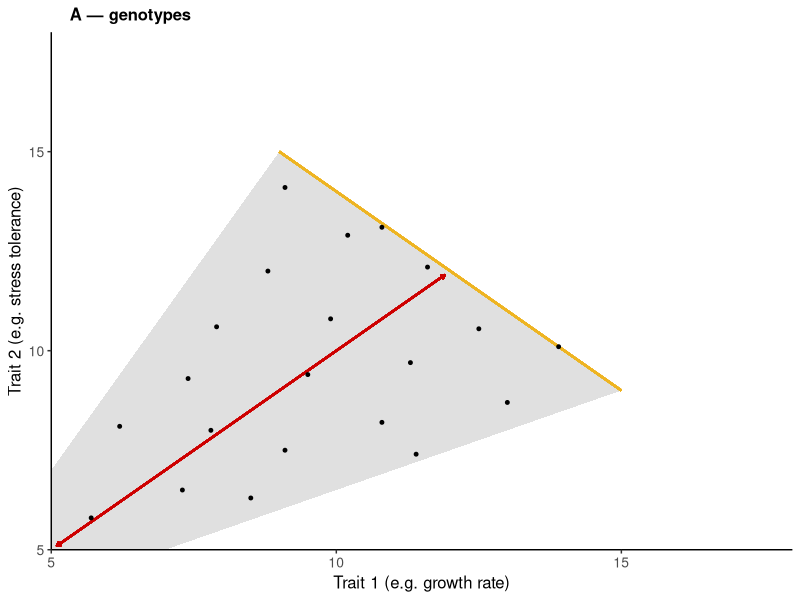
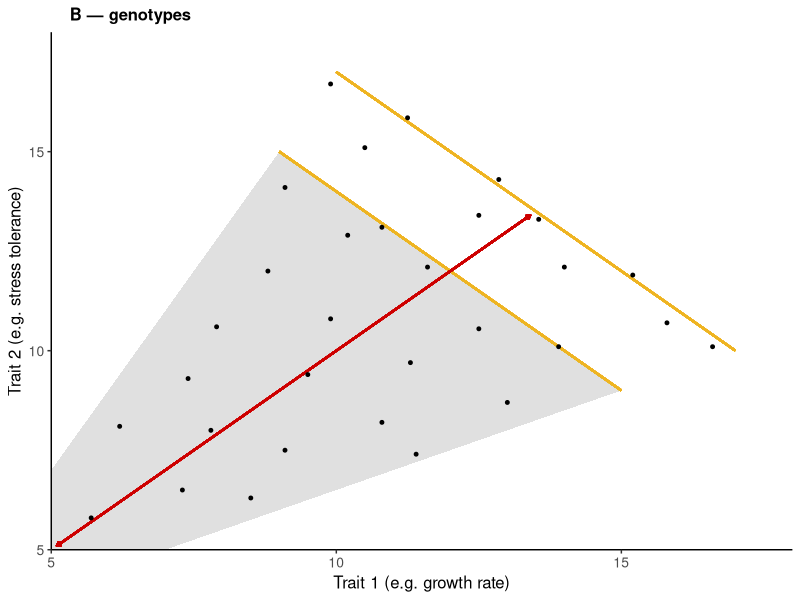
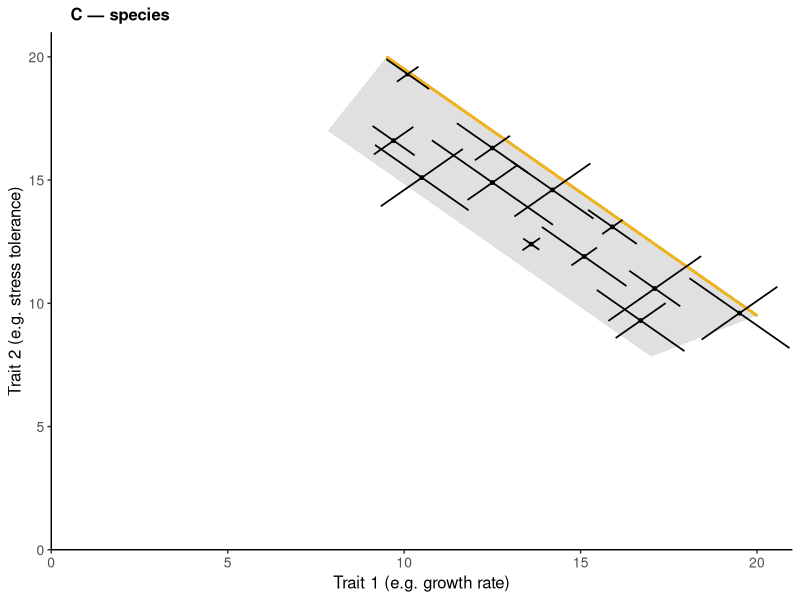
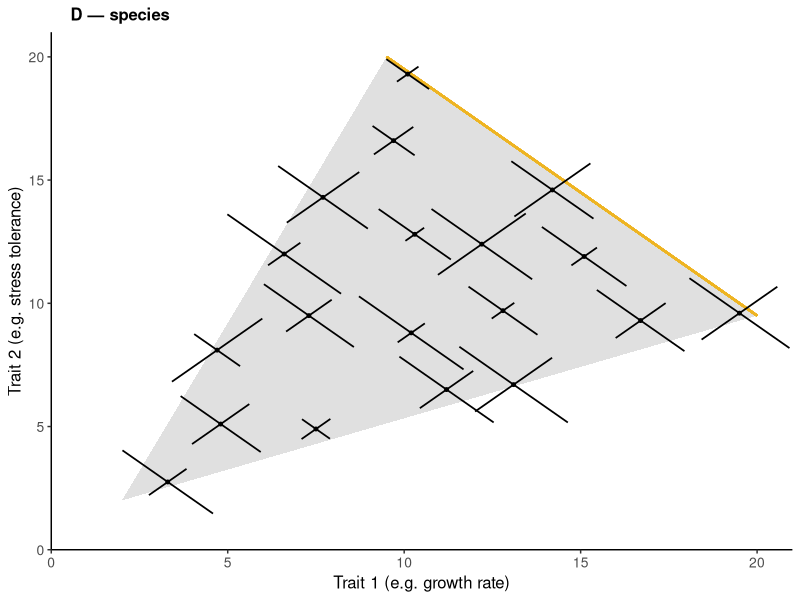
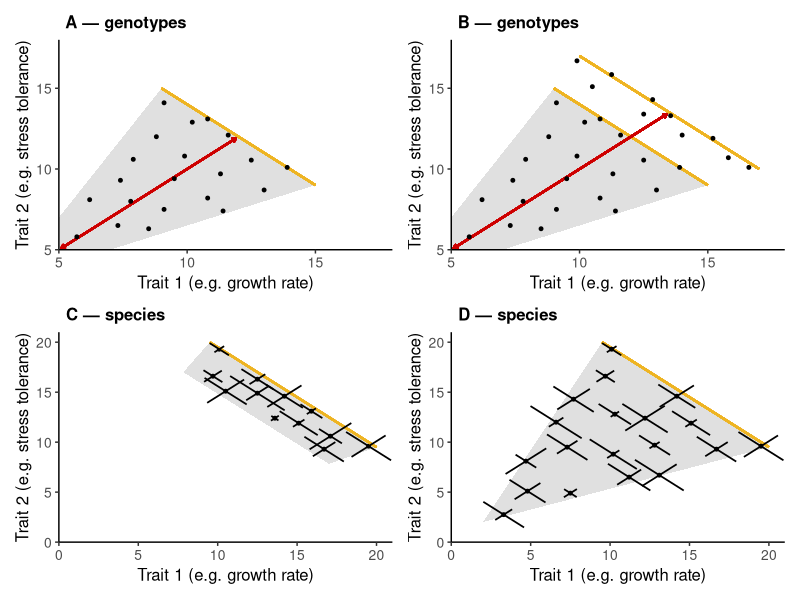
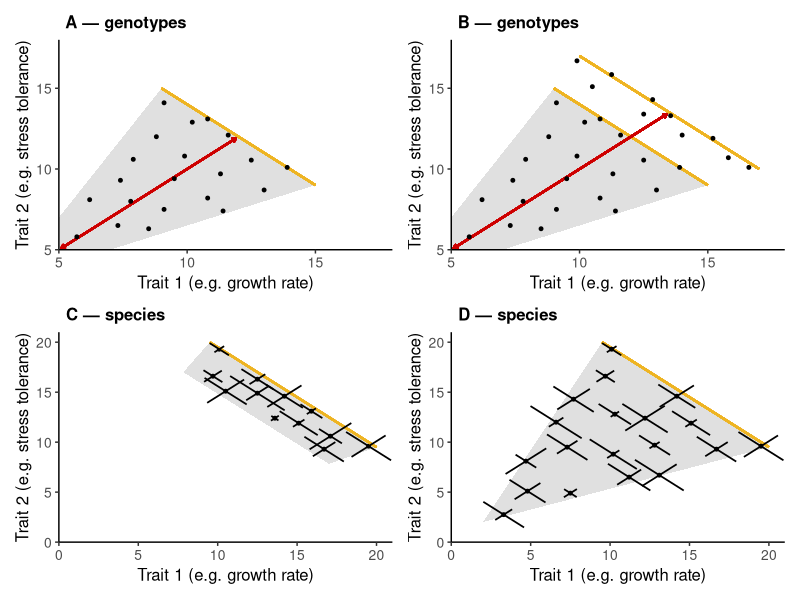

Recreate these plots in R, in order.
# Jason R Laurich

# February 8th, 2026

# This script will generate Figure 1, a conceptual figure mapping out Pareto fronts and the concepts of multivariate 
  # phenotypic constraint among genotypes and species.

# Inputs: none
# Outputs: in figures-main : 01_conceptual_figure.jpeg

# Packages & Functions ----------------------------------------------------

library(tidyverse)
library(cowplot)
library(patchwork)

# Create panel A — genetic variation --------------------

df.A <- data.frame(
  x = c(5.7, 6.2, 7.3, 7.4, 8.5, 7.8, 8.8, 9.1, 7.9, 9.5, 10.8, 9.9, 10.2, 11.6, 11.4, 11.3, 13.9, 9.1, 12.5, 13.0, 10.8),
  y = c(5.8, 8.1, 6.5, 9.3, 6.3, 8.0, 12.0, 7.5, 10.6, 9.4, 8.2, 10.8, 12.9, 12.1, 7.4, 9.7, 10.1, 14.1, 10.55, 8.7, 13.1)
)

poly.band <- data.frame(
  x = c(5, 7, 15, 9, 5),
  y = c(5, 5, 9, 15, 7)
)

p.A <- ggplot(df.A, aes(x = x, y = y)) +
  
  geom_polygon(data = poly.band, aes(x, y),
               fill = "grey60", alpha = 0.3, colour = NA,
               inherit.aes = FALSE) +
  
  scale_y_continuous(limits = c(5, 18), breaks = c(5, 10, 15)) +
  scale_x_continuous(limits = c(5, 18), breaks = c(5, 10, 15)) +
  
  theme_classic() +
  
  geom_segment(
    x = 15,  y = 9,
    xend = 9,   yend = 15,
    colour = "goldenrod2", linewidth = 0.75) +
  
  geom_segment(
    aes(x = 5.1, y = 5.1, xend = 11.9, yend = 11.9),
    inherit.aes = FALSE,
    colour = "red3", linewidth = 0.75,
    arrow = arrow(length = unit(0.9, "mm"), ends = "both", type = "closed")) +
  
  geom_point(size= 1) +
  
  labs(x = "Trait 1 (e.g. growth rate)",    
       y = "Trait 2 (e.g. stress tolerance)", 
       title = "A — genotypes") +  # labels
  
  theme(
    legend.position = "none",  
    axis.title = element_text(size = 12, face = "plain"),  
    axis.text = element_text(size = 10, face ="plain"),
    plot.title = element_text(size = 12, face = "bold", hjust = 0.03)# theme stuff
  ) +
  
  coord_cartesian(xlim = c(5,18), ylim = c(5,18), expand = FALSE) 

p.A

# Create panel B — variation across individuals/ genotypes with a gap ----------------

df.B <- data.frame(
  x = c(5.7, 6.2, 7.3, 7.4, 8.5, 7.8, 8.8, 9.1, 7.9, 9.5, 10.8, 9.9, 10.2, 11.6, 11.4, 11.3, 13.9, 9.1, 12.5, 13.0, 10.8, 13.55, 11.25, 9.9, 15.2, 12.85, 16.6, 15.8, 12.5, 10.5, 14.0),
  y = c(5.8, 8.1, 6.5, 9.3, 6.3, 8.0, 12.0, 7.5, 10.6, 9.4, 8.2, 10.8, 12.9, 12.1, 7.4, 9.7, 10.1, 14.1, 10.55, 8.7, 13.1, 13.3, 15.85, 16.7, 11.9, 14.3, 10.1, 10.7, 13.4, 15.1, 12.1)
)

p.B <- ggplot(df.B, aes(x = x, y = y)) +
  
  geom_polygon(data = poly.band, aes(x, y),
               fill = "grey60", alpha = 0.3, colour = NA,
               inherit.aes = FALSE) +
  
  scale_y_continuous(limits = c(5, 18), breaks = c(5, 10, 15)) +
  scale_x_continuous(limits = c(5, 18), breaks = c(5, 10, 15)) +
  
  theme_classic() +
  
  geom_segment(
    x = 15,  y = 9,
    xend = 9,   yend = 15,
    colour = "goldenrod2", linewidth = 0.75) +
  
  geom_segment(
    x = 17,  y = 10,
    xend = 10,   yend = 17,
    colour = "goldenrod2", linewidth = 0.75) +
  
  geom_segment(
    aes(x = 5.1, y = 5.1, xend = 13.4, yend = 13.4),
    inherit.aes = FALSE,
    colour = "red3", linewidth = 0.75,
    arrow = arrow(length = unit(0.9, "mm"), ends = "both", type = "closed")) +
  
  geom_point(size= 1) +
  
  labs(x = "Trait 1 (e.g. growth rate)",    
       y = "Trait 2 (e.g. stress tolerance)",  
       title = "B — genotypes") +  # labels
  
  theme(
    legend.position = "none",  
    axis.title = element_text(size = 12, face = "plain"),  
    axis.text = element_text(size = 10, face ="plain"),
    plot.title = element_text(size = 12, face = "bold", hjust = 0.03)# theme stuff
  ) +
  
  # annotate("text", x = 14, y = 14, label = "Pareto fronts", size = 5.1, fontface = "bold", colour = "goldenrod2", angle = -45) +
  
  coord_cartesian(xlim = c(5,18), ylim = c(5,18), expand = FALSE) 

p.B

# Create panel C - interspecific variation (negative, narrower) ---------------------

poly.band.C <- data.frame(             # Create a polygon! We'll set the lower limits at y and x 7.5. Slope is 7.5/18.
  x = c(17, 20, 9.5, 7.833333),        # solve for x = 16? ▲y = 4*(7.5/18) = 1.666667. y = 7.833333. Reverse for top left
  y = c(7.833333, 9.5, 20, 17)
)

df.D <- data.frame(
  x = c(3.30, 4.7, 7.5, 4.8, 12.2, 11.2, 6.6, 7.3, 10.2, 13.1, 15.1, 16.7, 7.7, 12.8, 10.3, 9.7, 14.2, 19.5, 10.1),
  y = c(2.75, 8.1, 4.9, 5.1, 12.4, 6.5, 12.0, 9.5, 8.80, 6.70, 11.9, 9.3, 14.3, 9.70, 12.8, 16.6, 14.6, 9.6, 19.3)
)

df.D <- df.D %>% 
  mutate(x.ci = runif(n(),0.2,2.5), y.ci = runif(n(),0.2,2)) # Randomly assign spread values representing variation in ellipse shape and orientation


df.C <- df.D %>% 
  filter(x >= 14.5 | y >= 14.5)

df.C2 <- data.frame(
  x = c(10.5, 12.5, 17.1, 12.5, 15.9, 13.6),
  y = c(15.1, 16.3, 10.6, 14.9, 13.1, 12.4)
)

df.C2 <- df.C2 %>% 
  mutate(x.ci = runif(n(),0.2,2.5), y.ci = runif(n(),0.2,2)) # Randomly assign spread values representing variation in ellipse shape and orientation

df.C <- rbind(df.C, df.C2)

p.C <- ggplot(df.C, aes(x = x, y = y)) +
  
  geom_polygon(data = poly.band.C, aes(x, y),
               fill = "grey60", alpha = 0.3, colour = NA,
               inherit.aes = FALSE) +
  
  geom_point(size= 1) +
  
  geom_segment(
    x = 20,  y = 9.5,
    xend = 9.5,   yend = 20,
    colour = "goldenrod2", linewidth = 0.75) +
  
  scale_y_continuous(limits = c(0, 21), breaks = c(0, 5, 10, 15, 20)) +
  scale_x_continuous(limits = c(0, 21), breaks = c(0, 5, 10, 15, 20)) +
  
  geom_spoke(aes(angle = pi/4,        radius = y.ci), linewidth = 0.6) +
  geom_spoke(aes(angle = pi/4 + pi,   radius = y.ci), linewidth = 0.6) +
  
  geom_spoke(aes(angle = -pi/4,       radius = x.ci), linewidth = 0.6) +
  geom_spoke(aes(angle = -pi/4 + pi,  radius = x.ci), linewidth = 0.6) +
  
  labs(x = "Trait 1 (e.g. growth rate)",    
       y = "Trait 2 (e.g. stress tolerance)", 
       title = "C — species") +  # labels
  
  theme_classic() +
  
  theme(
    legend.position = "none",  
    axis.title = element_text(size = 12, face = "plain"),  
    axis.text = element_text(size = 10, face ="plain"),
    plot.title = element_text(size = 12, face = "bold", hjust = 0.03)# theme stuff
  ) +
  
  coord_cartesian(xlim = c(0,21), ylim = c(0,21), expand = FALSE) 

p.C

# Create panel E - interspecific variation (broad, positive)---------------------------------------

poly.band.D <- data.frame(
  x = c(2, 20, 9.5),
  y = c(2, 9.5, 20)
)

p.D <- ggplot(df.D, aes(x = x, y = y)) +
  
  geom_polygon(data = poly.band.D, aes(x, y),
               fill = "grey60", alpha = 0.3, colour = NA,
               inherit.aes = FALSE) +
  
  geom_segment(
    x = 20,  y = 9.5,
    xend = 9.5,   yend = 20,
    colour = "goldenrod2", linewidth = 0.75) +
  
  geom_point(size= 1) +
  
  scale_y_continuous(limits = c(0, 21), breaks = c(0, 5, 10, 15, 20)) +
  scale_x_continuous(limits = c(0, 21), breaks = c(0, 5, 10, 15, 20)) +
  
  geom_spoke(aes(angle = pi/4,        radius = y.ci), linewidth = 0.6) +
  geom_spoke(aes(angle = pi/4 + pi,   radius = y.ci), linewidth = 0.6) +
  
  geom_spoke(aes(angle = -pi/4,       radius = x.ci), linewidth = 0.6) +
  geom_spoke(aes(angle = -pi/4 + pi,  radius = x.ci), linewidth = 0.6) +
  
  labs(x = "Trait 1 (e.g. growth rate)",    
       y = "Trait 2 (e.g. stress tolerance)",  
       title = "D — species") +  # labels
  
  theme_classic() +
  
  theme(
    legend.position = "none",  
    axis.title = element_text(size = 12, face = "plain"),  
    axis.text = element_text(size = 10, face ="plain"),
    plot.title = element_text(size = 12, face = "bold", hjust = 0.03)# theme stuff
  ) +
  
  # annotate("text", x = 15.25, y = 15.25, label = "Pareto front", size = 5.1, fontface = "bold", colour = "goldenrod2", angle = -45) +
  
  coord_cartesian(xlim = c(0,21), ylim = c(0,21), expand = FALSE)

p.D

# Assemble the figure -----------------------------------------------------

p <- (p.A | p.B) / (p.C | p.D)
p

ggsave("figures-main/01_conceptual_figure.jpeg", p, width = 5.5, height = 5.5) # aiming for ~ 2/3 of a page in width
